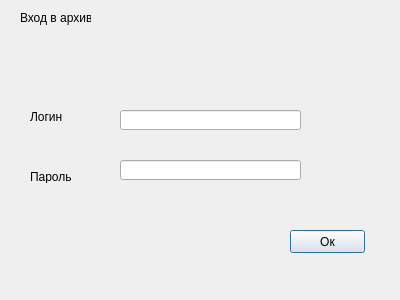
<?xml version="1.0" encoding="UTF-8"?>
<ui version="4.0">
 <class>Authorization</class>
 <widget class="QDialog" name="Authorization">
  <property name="geometry">
   <rect>
    <x>0</x>
    <y>0</y>
    <width>400</width>
    <height>300</height>
   </rect>
  </property>
  <property name="windowTitle">
   <string>Авторизация</string>
  </property>
  <widget class="QLineEdit" name="LE_LOGIN">
   <property name="geometry">
    <rect>
     <x>120</x>
     <y>110</y>
     <width>181</width>
     <height>20</height>
    </rect>
   </property>
  </widget>
  <widget class="QLineEdit" name="LE_PASSWORD">
   <property name="geometry">
    <rect>
     <x>120</x>
     <y>160</y>
     <width>181</width>
     <height>20</height>
    </rect>
   </property>
  </widget>
  <widget class="QLabel" name="L_LOGIN">
   <property name="geometry">
    <rect>
     <x>30</x>
     <y>110</y>
     <width>47</width>
     <height>13</height>
    </rect>
   </property>
   <property name="text">
    <string>Логин</string>
   </property>
  </widget>
  <widget class="QLabel" name="L_PASSWORD">
   <property name="geometry">
    <rect>
     <x>30</x>
     <y>170</y>
     <width>47</width>
     <height>13</height>
    </rect>
   </property>
   <property name="text">
    <string>Пароль</string>
   </property>
  </widget>
  <widget class="QLabel" name="L_ENTER">
   <property name="geometry">
    <rect>
     <x>20</x>
     <y>10</y>
     <width>71</width>
     <height>16</height>
    </rect>
   </property>
   <property name="text">
    <string>Вход в архив</string>
   </property>
  </widget>
  <widget class="QPushButton" name="PB_OK">
   <property name="geometry">
    <rect>
     <x>290</x>
     <y>230</y>
     <width>75</width>
     <height>23</height>
    </rect>
   </property>
   <property name="text">
    <string>Ок</string>
   </property>
  </widget>
 </widget>
 <resources/>
 <connections/>
</ui>
